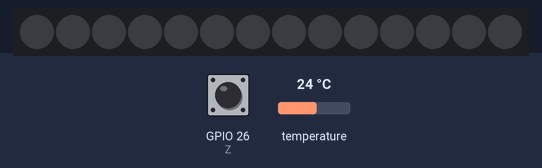
This program was run on a simulated Raspberry Pi (BCM pin numbers). Parts: 14 RGB LEDs in strip order, left to right. The test bench sets the inputs (shaded band); at power-on: GPIO 26 (Z) LOW, temperature 24 °C. Dim RGB values are drawn brighter than linear; web requests get an empty 200 reply after 0.4 s; the clock reads 2024-03-15 10:24:30 at power-on unless the program sets it; what the program prints to the terminal is not drawn.

Above: at 1.2 s.
1.3 s: GPIO 26 (Z) pulled HIGH for 1 s
At 2.1 s:
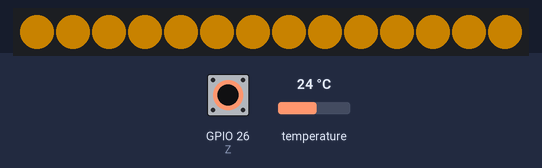
4.3 s: temperature set to 23.3 °C
6.9 s: GPIO 26 (Z) pulled HIGH for 3.2 s
At 7.6 s:
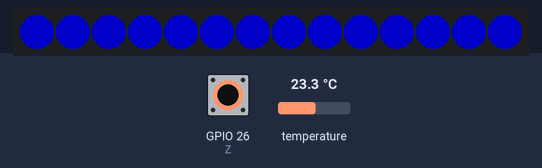
12.8 s: temperature set to 28 °C
17.1 s: GPIO 26 (Z) pulled HIGH for 1 s
At 18.3 s:
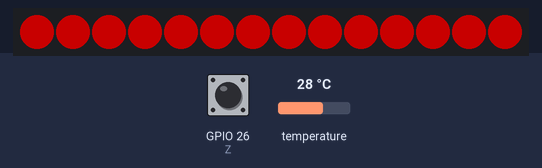
Timing chart, 0 to 20.1 s (numbered marks = the images above; inputs shaded):
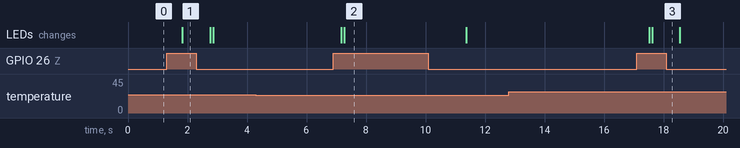

Measured:
- after the input at 1.3 s, the LEDs: change after 0.53 s (image 1)
- after the input at 4.3 s, every drawn part: stays the same
- after the input at 6.9 s, the LEDs: first change after 0.26 s (image 2 shows a later state)
- after the input at 12.8 s, every drawn part: stays the same
- after the input at 17.1 s, the LEDs: first change after 0.42 s (image 3 shows a later state)

The program:

updated_LED_code.py
```python
import time
import glob
import requests                          # NEW: for sending data to the API
import RPi.GPIO as GPIO
from rpi_ws281x import PixelStrip, Color

# ---------------- LED strip config ----------------
LED_COUNT = 14
LED_PIN = 18
LED_FREQ_HZ = 800000
LED_DMA = 10
LED_BRIGHTNESS = 100
LED_INVERT = False
LED_CHANNEL = 0

strip = PixelStrip(
    LED_COUNT, LED_PIN, LED_FREQ_HZ, LED_DMA,
    LED_INVERT, LED_BRIGHTNESS, LED_CHANNEL
)
strip.begin()

clock = time.time

# ---------------- DS18B20 temp sensor config ----------------
base = '/sys/bus/w1/devices/'
devs = glob.glob(base + '28-*')
if not devs:
    raise RuntimeError("No DS18B20 sensor found under /sys/bus/w1/devices/ (check 1-Wire enabled & wiring).")

dev = devs[0]  # first DS18B20 found
w1_file = dev + '/w1_slave'

def read_c():
    with open(w1_file) as f:
        lines = f.read().strip().splitlines()
    if lines and lines[0].endswith('YES'):
        t_str = lines[1].split('t=')[-1]
        return float(t_str) / 1000.0
    return None

def get_led_color_by_temp(temp):
    if temp < 24:
        return Color(0, 0, 255)       # Blue
    elif 24 <= temp <= 26:
        return Color(255, 165, 0)     # Orange
    else:
        return Color(255, 0, 0)       # Red

def get_temp_description(temp):
    if temp < 24:
        return "Blue (< 24°C)"
    elif 24 <= temp <= 26:
        return "Orange (24–26°C)"
    else:
        return "Red (> 26°C)"

# ---------------- Multiplexer / water-level reader config ----------------
S0 = 13
S1 = 6
S2 = 5
Z  = 26

GPIO.setmode(GPIO.BCM)
GPIO.setup(S0, GPIO.OUT, initial=GPIO.LOW)
GPIO.setup(S1, GPIO.OUT, initial=GPIO.LOW)
GPIO.setup(S2, GPIO.OUT, initial=GPIO.LOW)
GPIO.setup(Z, GPIO.IN, pull_up_down=GPIO.PUD_DOWN)

def select_channel(ch: int):
    bits = format(ch, '03b')
    GPIO.output(S0, int(bits[2]))
    GPIO.output(S1, int(bits[1]))
    GPIO.output(S2, int(bits[0]))

def read_channel(ch: int) -> int:
    select_channel(ch)
    t0 = clock()
    while clock() - t0 < 0.0005:
        pass
    return GPIO.input(Z)

def sensors_to_leds_count(sensor_count: int, sensor_max: int = 7, led_count: int = LED_COUNT) -> int:
    if sensor_max <= 0:
        return 0
    n = int(round((sensor_count / float(sensor_max)) * led_count))
    return max(0, min(led_count, n))

def set_level(level: int, color_on: Color, color_off: Color = Color(0, 0, 0)):
    level = max(0, min(LED_COUNT, level))
    for i in range(strip.numPixels()):
        strip.setPixelColor(i, color_on if i < level else color_off)
    strip.show()

# ════════════════════════════════════════════════════════════════════════
# NEW: Database upload config
# ════════════════════════════════════════════════════════════════════════
BASE_URL       = "https://studev.groept.be/api/a25EE2team203"
DB_UPLOAD_INTERVAL = 5.0   # write to DB every 5 seconds — adjust as needed

def upload_to_db(water_level: int, temperature: float):
    """
    NEW: Sends the current water level (0–7) and temperature to the database
    via the API so the Java app can read it with getBottleStatus.
    URL format: /insertBottleStatus/{level}/{temperature}
    Replace 'insertBottleStatus' with your actual endpoint name.
    """
    try:
        url = f"{BASE_URL}/insertBottleStatus/{water_level}/{temperature:.2f}"  # replace endpoint name
        response = requests.get(url, timeout=5)
        if response.status_code != 200:
            print(f"DB upload failed: HTTP {response.status_code}")
    except Exception as e:
        print(f"DB upload error: {e}")
# ════════════════════════════════════════════════════════════════════════

# ---------------- Main loop (combined) ----------------
def main_loop():
    sensor_idx = 0
    water_level_list = [0] * 7

    sensor_interval    = 0.01
    led_update_interval = 0.1
    temp_interval      = 1.0

    last_sensor_time = clock()
    last_led_time    = clock()
    last_temp_time   = clock()
    last_db_time     = clock()   # NEW: track when we last uploaded to DB

    readings_done = 0
    last_temp     = None
    current_color = Color(0, 255, 0)

    # NEW: keep track of the last values so we only upload when something changed
    last_uploaded_level = -1
    last_uploaded_temp  = None

    try:
        while True:
            now = clock()

            # 1) read water sensors (1 channel each time slice)
            if now - last_sensor_time >= sensor_interval:
                water_level_list[sensor_idx] = read_channel(sensor_idx)
                sensor_idx = (sensor_idx + 1) % 7
                readings_done += 1
                last_sensor_time = now

            # 2) read temperature periodically
            if now - last_temp_time >= temp_interval:
                t = read_c()
                if t is not None:
                    last_temp = t
                    current_color = get_led_color_by_temp(t)
                    print(f'{t:.2f} °C - {get_temp_description(t)}')
                else:
                    print('Temperature read error')
                last_temp_time = now

            # 3) update LEDs after we have at least one full sensor scan (>=7 reads)
            if readings_done >= 7 and (now - last_led_time >= led_update_interval):
                water_level = sum(water_level_list)
                leds_on = sensors_to_leds_count(water_level, sensor_max=7, led_count=LED_COUNT)
                set_level(leds_on, color_on=current_color, color_off=Color(0, 0, 0))
                readings_done = 0
                last_led_time = now

            # ────────────────────────────────────────────────────────────
            # NEW block 1: upload to DB on interval, but only if we have
            # a temperature reading and the values have actually changed
            # ────────────────────────────────────────────────────────────
            if now - last_db_time >= DB_UPLOAD_INTERVAL and last_temp is not None:
                water_level = sum(water_level_list)
                if water_level != last_uploaded_level or last_temp != last_uploaded_temp:
                    upload_to_db(water_level, last_temp)
                    last_uploaded_level = water_level
                    last_uploaded_temp  = last_temp
                    print(f"DB upload: level={water_level}, temp={last_temp:.2f}°C")
                last_db_time = now
            # ────────────────────────────────────────────────────────────

    except KeyboardInterrupt:
        pass
    finally:
        set_level(0, color_on=Color(0, 0, 0))
        GPIO.cleanup()

if __name__ == '__main__':
    main_loop()
```
